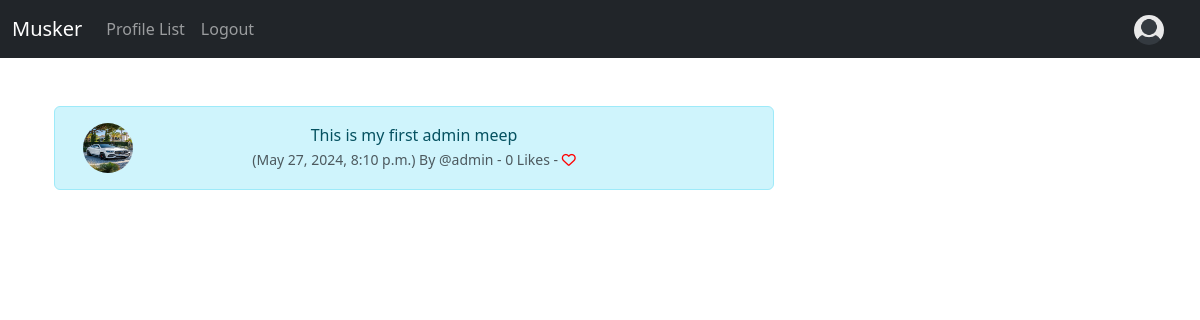
The page /meep_share/1 (signed in) on the database its author committed.
### musker/models.py (models this page shows, shortened)
class Meep(models.Model):
    user = models.ForeignKey(User, related_name="meeps", on_delete=models.DO_NOTHING)
    body = models.CharField(max_length=200)
    created_at = models.DateTimeField(auto_now_add=True)
    likes = models.ManyToManyField(User, related_name="meep_like", blank=True)
    def number_of_likes(self):
        return self.likes.count()

class Profile(models.Model):
    user = models.OneToOneField(User, on_delete=models.CASCADE)
    follows = models.ManyToManyField("self", related_name="followed_by", symmetrical=False, blank=True)
    date_modified = models.DateTimeField(User, auto_now=True)
    profile_image = models.ImageField(null=True, blank=True, upload_to="images/")
    profile_bio = models.CharField(null=True, blank=True, max_length=500)
    homepage_link = models.CharField(null=True, blank=True, max_length=100)
    facebook_link = models.CharField(null=True, blank=True, max_length=100)
    instagram_link = models.CharField(null=True, blank=True, max_length=100)
    linkedin_link = models.CharField(null=True, blank=True, max_length=100)

### musker/views.py (the view)
# urls.py: path('meep_share/<int:pk>', views.meep_share, name='meep_share'),
def meep_share(request, pk):
    meep = get_object_or_404(Meep, id=pk)
    if meep:
        return render(request, "show_meep.html", {'meep':meep})
    else:
        messsages.success(request, ("That Meep DOes Not Exist..."))
        return redirect('home')

### musker/templates/show_meep.html (shortened to what this page needs)
{% extends 'base.html' %}
{% load static %}
{% block content %}
<div class="container text-center">
    <div class="row">
        <div class="col-8">
<br>
    <div class="alert alert-info" role="alert">
        <div class="container">
            <div class="row">
                <div class="col-1">
                        {% if meep.user.profile.profile_image %}
                        <img src="{{ meep.user.profile.profile_image.url }}" width=50 height=50 class="rounded-circle" alt="{{ profile.user.username}}">
                        {% else %}
                        <img src="{% static 'images/default_profile_pic.png' %}" width=50 height=50 class="rounded-circle" alt="{{ profile.user.username}}">
                    {% endif %}
                </div>
                <div class="col-10">
                {{ meep.body }}<br>
                <small class="text-muted">
                    ({{ meep.created_at }}) By
                    @{{ meep.user.username }}
                    - {{ meep.number_of_likes }} Likes -
                    {% if user in meep.likes.all %}
                    <a href="{% url 'meep_like' meep.id %}"><i class="fa-solid fa-heart" style="color:red"></i></a>
                    {% else %}
                    <a href="{% url 'meep_like' meep.id %}"><i class="fa fa-heart-o" style="color:red"></i></a>
                    {% endif %}
                </small>
    </div><br><br>
                </div>
            </div>
        </div>
</div>
<div class="col-4">
    <br><br><br>
</div>
{% endblock %}

### rows shown on the page
Meep: user.profile.profile_image (picture), body "This is my first admin meep", created_at "May 27, 2024, 8:10 p.m.", user.username "admin", number_of_likes "0"
